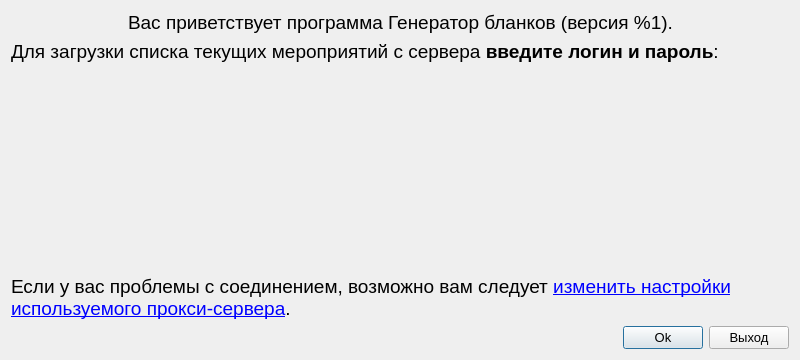
<?xml version="1.0" encoding="UTF-8"?>
<ui version="4.0">
 <class>StartDialogSingleUser</class>
 <widget class="QDialog" name="StartDialogSingleUser">
  <property name="geometry">
   <rect>
    <x>0</x>
    <y>0</y>
    <width>800</width>
    <height>360</height>
   </rect>
  </property>
  <property name="font">
   <font>
    <pointsize>14</pointsize>
   </font>
  </property>
  <property name="windowTitle">
   <string>Генератор бланков</string>
  </property>
  <layout class="QVBoxLayout" name="verticalLayout">
   <item>
    <layout class="QHBoxLayout" name="horizontalLayout_3">
     <item>
      <spacer name="horizontalSpacer_3">
       <property name="orientation">
        <enum>Qt::Horizontal</enum>
       </property>
       <property name="sizeHint" stdset="0">
        <size>
         <width>40</width>
         <height>20</height>
        </size>
       </property>
      </spacer>
     </item>
     <item>
      <widget class="QLabel" name="versionLabel">
       <property name="text">
        <string>Вас приветствует программа Генератор бланков (версия %1).</string>
       </property>
      </widget>
     </item>
     <item>
      <spacer name="horizontalSpacer_4">
       <property name="orientation">
        <enum>Qt::Horizontal</enum>
       </property>
       <property name="sizeHint" stdset="0">
        <size>
         <width>40</width>
         <height>20</height>
        </size>
       </property>
      </spacer>
     </item>
    </layout>
   </item>
   <item>
    <widget class="QLabel" name="label_2">
     <property name="text">
      <string>&lt;!DOCTYPE HTML PUBLIC &quot;-//W3C//DTD HTML 4.0//EN&quot; &quot;http://www.w3.org/TR/REC-html40/strict.dtd&quot;&gt;
&lt;html&gt;&lt;head&gt;&lt;meta name=&quot;qrichtext&quot; content=&quot;1&quot; /&gt;&lt;style type=&quot;text/css&quot;&gt;
p, li { white-space: pre-wrap; }
&lt;/style&gt;&lt;/head&gt;&lt;body style=&quot; font-family:'MS Shell Dlg 2'; font-size:14pt; font-weight:400; font-style:normal;&quot;&gt;
&lt;p style=&quot; margin-top:0px; margin-bottom:0px; margin-left:0px; margin-right:0px; -qt-block-indent:0; text-indent:0px;&quot;&gt;Для загрузки списка текущих мероприятий с сервера &lt;span style=&quot; font-weight:600;&quot;&gt;введите логин и пароль&lt;/span&gt;:&lt;/p&gt;&lt;/body&gt;&lt;/html&gt;</string>
     </property>
     <property name="textFormat">
      <enum>Qt::RichText</enum>
     </property>
     <property name="wordWrap">
      <bool>true</bool>
     </property>
    </widget>
   </item>
   <item>
    <widget class="shiken::LoginWidget" name="loginWidget" native="true"/>
   </item>
   <item>
    <spacer name="verticalSpacer">
     <property name="orientation">
      <enum>Qt::Vertical</enum>
     </property>
     <property name="sizeHint" stdset="0">
      <size>
       <width>20</width>
       <height>40</height>
      </size>
     </property>
    </spacer>
   </item>
   <item>
    <widget class="QLabel" name="proxySettingsLabel">
     <property name="text">
      <string>Если у вас проблемы с соединением, возможно вам следует &lt;a href=&quot;changeProxySettings&quot;&gt;изменить настройки используемого прокси-сервера&lt;/a&gt;.</string>
     </property>
     <property name="wordWrap">
      <bool>true</bool>
     </property>
    </widget>
   </item>
   <item>
    <layout class="QHBoxLayout" name="horizontalLayout_2">
     <item>
      <spacer name="horizontalSpacer_2">
       <property name="orientation">
        <enum>Qt::Horizontal</enum>
       </property>
       <property name="sizeHint" stdset="0">
        <size>
         <width>40</width>
         <height>20</height>
        </size>
       </property>
      </spacer>
     </item>
     <item>
      <widget class="QPushButton" name="okButton">
       <property name="enabled">
        <bool>true</bool>
       </property>
       <property name="font">
        <font>
         <pointsize>10</pointsize>
        </font>
       </property>
       <property name="text">
        <string>Ok</string>
       </property>
      </widget>
     </item>
     <item>
      <widget class="QPushButton" name="exitButton">
       <property name="font">
        <font>
         <pointsize>10</pointsize>
        </font>
       </property>
       <property name="text">
        <string>Выход</string>
       </property>
      </widget>
     </item>
    </layout>
   </item>
  </layout>
 </widget>
 <customwidgets>
  <customwidget>
   <class>shiken::LoginWidget</class>
   <extends>QWidget</extends>
   <header location="global">shiken/ui/LoginWidget.h</header>
   <container>1</container>
   <slots>
    <signal>filled(bool)</signal>
    <signal>returnPressed()</signal>
   </slots>
  </customwidget>
 </customwidgets>
 <tabstops>
  <tabstop>okButton</tabstop>
  <tabstop>exitButton</tabstop>
 </tabstops>
 <resources/>
 <connections>
  <connection>
   <sender>exitButton</sender>
   <signal>clicked()</signal>
   <receiver>StartDialogSingleUser</receiver>
   <slot>reject()</slot>
   <hints>
    <hint type="sourcelabel">
     <x>424</x>
     <y>366</y>
    </hint>
    <hint type="destinationlabel">
     <x>235</x>
     <y>193</y>
    </hint>
   </hints>
  </connection>
  <connection>
   <sender>loginWidget</sender>
   <signal>returnPressed()</signal>
   <receiver>okButton</receiver>
   <slot>click()</slot>
   <hints>
    <hint type="sourcelabel">
     <x>235</x>
     <y>51</y>
    </hint>
    <hint type="destinationlabel">
     <x>343</x>
     <y>366</y>
    </hint>
   </hints>
  </connection>
  <connection>
   <sender>loginWidget</sender>
   <signal>filled(bool)</signal>
   <receiver>okButton</receiver>
   <slot>setEnabled(bool)</slot>
   <hints>
    <hint type="sourcelabel">
     <x>399</x>
     <y>73</y>
    </hint>
    <hint type="destinationlabel">
     <x>671</x>
     <y>337</y>
    </hint>
   </hints>
  </connection>
 </connections>
</ui>
